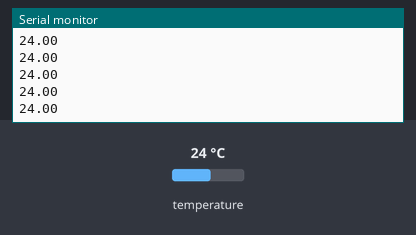
Recording of a sketch running on a simulated ESP32. On the bench: the last lines printed to the serial monitor. Inputs (shaded band) come from the test bench; at power-on: temperature 24 °C.

Above: at 1.2 s.
1.3 s: temperature set to 12 °C
At 2.4 s:
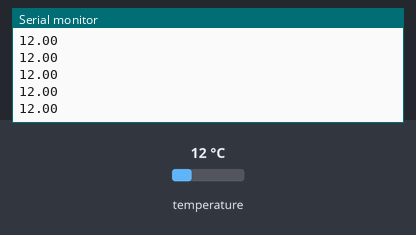
2.8 s: temperature set to 19 °C
At 3.9 s:
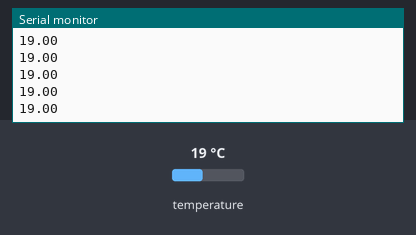
Timing chart, 0 to 5.8 s (numbered marks = the images above; inputs shaded):
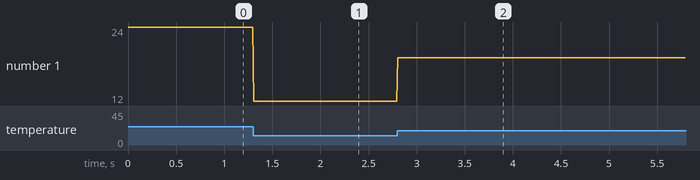

The sketch:

01-esp32_bme280.ino
```cpp
#include <Wire.h>
#include <SPI.h>
#include <Adafruit_Sensor.h>
#include <Adafruit_BME280.h>

#define BME280_ADDRESS 0x76

Adafruit_BME280 bme;

void setup() {
  Serial.begin(115200);

  Wire.begin(15, 2); // SDA, SCL
  if (!bme.begin(BME280_ADDRESS)) {
    Serial.println("Could not find a valid BME280 sensor, check wiring or BME-280 address!");
    while (1);
  }
}

void loop() {
  // Prints temperature in the Serial plotter
  Serial.println(bme.readTemperature());
  delay(10);
}
```

Measured:
- after the input at 1.3 s, the serial monitor: prints a new line at once (image 1)
- after the input at 2.8 s, the serial monitor: prints a new line at once (image 2)
- plotted number 1: 24 → 12 after the input at 1.3 s, 12 → 19 after the input at 2.8 s
